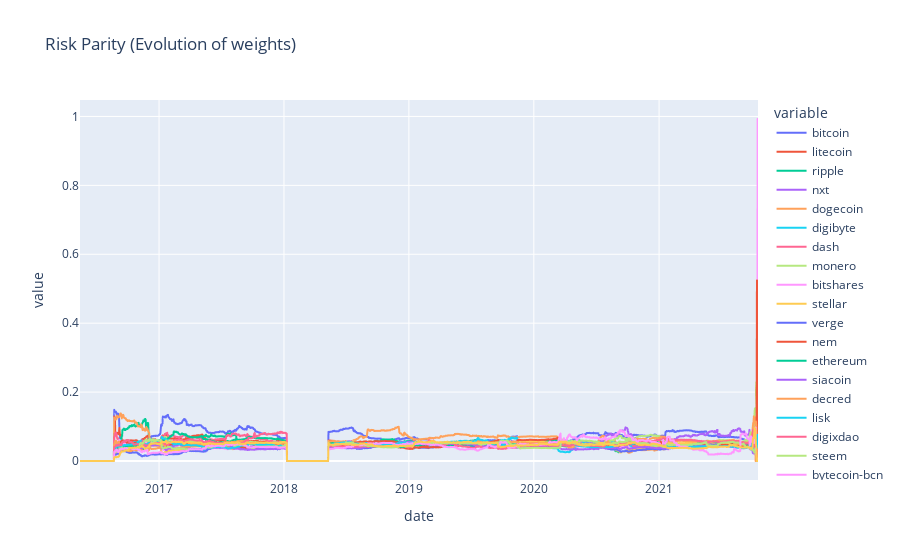

Notebook source saved alongside this figure:
### Code cell
fig = px.line(df_port_ERC, x=df_port_ERC.index, y=df_port_ERC.columns, title="Risk Parity (Evolution of weights)") #bug à la fin
fig.show()

### Figure 1 — Plotly figure (JSON) as saved in the notebook; plotly's stock layout.template omitted (floating-point values rounded to 4 significant figures; data arrays with more than 128 entries replaced by an {"elided": "..."} marker saying what was removed)
{"data": [{"hovertemplate": "variable=bitcoin<br>date=%{x}<br>value=%{y}<extra></extra>", "legendgroup": "bitcoin", "line": {"color": "#636efa", "dash": "solid"}, "marker": {"symbol": "circle"}, "mode": "lines", "name": "bitcoin", "showlegend": true, "type": "scattergl", "x": {"elided": "1884 str values"}, "xaxis": "x", "y": {"elided": "1884 float values"}, "yaxis": "y"}, {"hovertemplate": "variable=litecoin<br>date=%{x}<br>value=%{y}<extra></extra>", "legendgroup": "litecoin", "line": {"color": "#EF553B", "dash": "solid"}, "marker": {"symbol": "circle"}, "mode": "lines", "name": "litecoin", "showlegend": true, "type": "scattergl", "x": {"elided": "1884 str values"}, "xaxis": "x", "y": {"elided": "1884 float values"}, "yaxis": "y"}, {"hovertemplate": "variable=ripple<br>date=%{x}<br>value=%{y}<extra></extra>", "legendgroup": "ripple", "line": {"color": "#00cc96", "dash": "solid"}, "marker": {"symbol": "circle"}, "mode": "lines", "name": "ripple", "showlegend": true, "type": "scattergl", "x": {"elided": "1884 str values"}, "xaxis": "x", "y": {"elided": "1884 float values"}, "yaxis": "y"}, {"hovertemplate": "variable=nxt<br>date=%{x}<br>value=%{y}<extra></extra>", "legendgroup": "nxt", "line": {"color": "#ab63fa", "dash": "solid"}, "marker": {"symbol": "circle"}, "mode": "lines", "name": "nxt", "showlegend": true, "type": "scattergl", "x": {"elided": "1884 str values"}, "xaxis": "x", "y": {"elided": "1884 float values"}, "yaxis": "y"}, {"hovertemplate": "variable=dogecoin<br>date=%{x}<br>value=%{y}<extra></extra>", "legendgroup": "dogecoin", "line": {"color": "#FFA15A", "dash": "solid"}, "marker": {"symbol": "circle"}, "mode": "lines", "name": "dogecoin", "showlegend": true, "type": "scattergl", "x": {"elided": "1884 str values"}, "xaxis": "x", "y": {"elided": "1884 float values"}, "yaxis": "y"}, {"hovertemplate": "variable=digibyte<br>date=%{x}<br>value=%{y}<extra></extra>", "legendgroup": "digibyte", "line": {"color": "#19d3f3", "dash": "solid"}, "marker": {"symbol": "circle"}, "mode": "lines", "name": "digibyte", "showlegend": true, "type": "scattergl", "x": {"elided": "1884 str values"}, "xaxis": "x", "y": {"elided": "1884 float values"}, "yaxis": "y"}, {"hovertemplate": "variable=dash<br>date=%{x}<br>value=%{y}<extra></extra>", "legendgroup": "dash", "line": {"color": "#FF6692", "dash": "solid"}, "marker": {"symbol": "circle"}, "mode": "lines", "name": "dash", "showlegend": true, "type": "scattergl", "x": {"elided": "1884 str values"}, "xaxis": "x", "y": {"elided": "1884 float values"}, "yaxis": "y"}, {"hovertemplate": "variable=monero<br>date=%{x}<br>value=%{y}<extra></extra>", "legendgroup": "monero", "line": {"color": "#B6E880", "dash": "solid"}, "marker": {"symbol": "circle"}, "mode": "lines", "name": "monero", "showlegend": true, "type": "scattergl", "x": {"elided": "1884 str values"}, "xaxis": "x", "y": {"elided": "1884 float values"}, "yaxis": "y"}, {"hovertemplate": "variable=bitshares<br>date=%{x}<br>value=%{y}<extra></extra>", "legendgroup": "bitshares", "line": {"color": "#FF97FF", "dash": "solid"}, "marker": {"symbol": "circle"}, "mode": "lines", "name": "bitshares", "showlegend": true, "type": "scattergl", "x": {"elided": "1884 str values"}, "xaxis": "x", "y": {"elided": "1884 float values"}, "yaxis": "y"}, {"hovertemplate": "variable=stellar<br>date=%{x}<br>value=%{y}<extra></extra>", "legendgroup": "stellar", "line": {"color": "#FECB52", "dash": "solid"}, "marker": {"symbol": "circle"}, "mode": "lines", "name": "stellar", "showlegend": true, "type": "scattergl", "x": {"elided": "1884 str values"}, "xaxis": "x", "y": {"elided": "1884 float values"}, "yaxis": "y"}, {"hovertemplate": "variable=verge<br>date=%{x}<br>value=%{y}<extra></extra>", "legendgroup": "verge", "line": {"color": "#636efa", "dash": "solid"}, "marker": {"symbol": "circle"}, "mode": "lines", "name": "verge", "showlegend": true, "type": "scattergl", "x": {"elided": "1884 str values"}, "xaxis": "x", "y": {"elided": "1884 float values"}, "yaxis": "y"}, {"hovertemplate": "variable=nem<br>date=%{x}<br>value=%{y}<extra></extra>", "legendgroup": "nem", "line": {"color": "#EF553B", "dash": "solid"}, "marker": {"symbol": "circle"}, "mode": "lines", "name": "nem", "showlegend": true, "type": "scattergl", "x": {"elided": "1884 str values"}, "xaxis": "x", "y": {"elided": "1884 float values"}, "yaxis": "y"}, {"hovertemplate": "variable=ethereum<br>date=%{x}<br>value=%{y}<extra></extra>", "legendgroup": "ethereum", "line": {"color": "#00cc96", "dash": "solid"}, "marker": {"symbol": "circle"}, "mode": "lines", "name": "ethereum", "showlegend": true, "type": "scattergl", "x": {"elided": "1884 str values"}, "xaxis": "x", "y": {"elided": "1884 float values"}, "yaxis": "y"}, {"hovertemplate": "variable=siacoin<br>date=%{x}<br>value=%{y}<extra></extra>", "legendgroup": "siacoin", "line": {"color": "#ab63fa", "dash": "solid"}, "marker": {"symbol": "circle"}, "mode": "lines", "name": "siacoin", "showlegend": true, "type": "scattergl", "x": {"elided": "1884 str values"}, "xaxis": "x", "y": {"elided": "1884 float values"}, "yaxis": "y"}, {"hovertemplate": "variable=decred<br>date=%{x}<br>value=%{y}<extra></extra>", "legendgroup": "decred", "line": {"color": "#FFA15A", "dash": "solid"}, "marker": {"symbol": "circle"}, "mode": "lines", "name": "decred", "showlegend": true, "type": "scattergl", "x": {"elided": "1884 str values"}, "xaxis": "x", "y": {"elided": "1884 float values"}, "yaxis": "y"}, {"hovertemplate": "variable=lisk<br>date=%{x}<br>value=%{y}<extra></extra>", "legendgroup": "lisk", "line": {"color": "#19d3f3", "dash": "solid"}, "marker": {"symbol": "circle"}, "mode": "lines", "name": "lisk", "showlegend": true, "type": "scattergl", "x": {"elided": "1884 str values"}, "xaxis": "x", "y": {"elided": "1884 float values"}, "yaxis": "y"}, {"hovertemplate": "variable=digixdao<br>date=%{x}<br>value=%{y}<extra></extra>", "legendgroup": "digixdao", "line": {"color": "#FF6692", "dash": "solid"}, "marker": {"symbol": "circle"}, "mode": "lines", "name": "digixdao", "showlegend": true, "type": "scattergl", "x": {"elided": "1884 str values"}, "xaxis": "x", "y": {"elided": "1884 float values"}, "yaxis": "y"}, {"hovertemplate": "variable=steem<br>date=%{x}<br>value=%{y}<extra></extra>", "legendgroup": "steem", "line": {"color": "#B6E880", "dash": "solid"}, "marker": {"symbol": "circle"}, "mode": "lines", "name": "steem", "showlegend": true, "type": "scattergl", "x": {"elided": "1884 str values"}, "xaxis": "x", "y": {"elided": "1884 float values"}, "yaxis": "y"}, {"hovertemplate": "variable=bytecoin-bcn<br>date=%{x}<br>value=%{y}<extra></extra>", "legendgroup": "bytecoin-bcn", "line": {"color": "#FF97FF", "dash": "solid"}, "marker": {"symbol": "circle"}, "mode": "lines", "name": "bytecoin-bcn", "showlegend": true, "type": "scattergl", "x": {"elided": "1884 str values"}, "xaxis": "x", "y": {"elided": "1884 float values"}, "yaxis": "y"}, {"hovertemplate": "variable=augur<br>date=%{x}<br>value=%{y}<extra></extra>", "legendgroup": "augur", "line": {"color": "#FECB52", "dash": "solid"}, "marker": {"symbol": "circle"}, "mode": "lines", "name": "augur", "showlegend": true, "type": "scattergl", "x": {"elided": "1884 str values"}, "xaxis": "x", "y": {"elided": "1884 float values"}, "yaxis": "y"}], "layout": {"legend": {"title": {"text": "variable"}, "tracegroupgap": 0}, "title": {"text": "Risk Parity (Evolution of weights)"}, "xaxis": {"anchor": "y", "domain": [0, 1], "title": {"text": "date"}}, "yaxis": {"anchor": "x", "domain": [0, 1], "title": {"text": "value"}}}}
